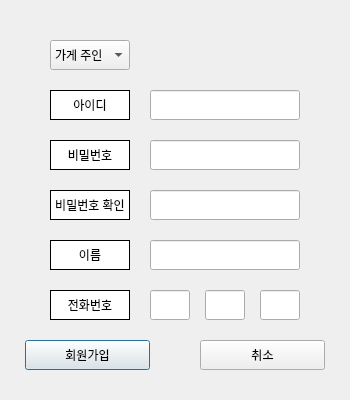
<?xml version="1.0" encoding="UTF-8"?>
<ui version="4.0">
 <class>Dialog</class>
 <widget class="QDialog" name="Dialog">
  <property name="geometry">
   <rect>
    <x>0</x>
    <y>0</y>
    <width>350</width>
    <height>400</height>
   </rect>
  </property>
  <property name="sizePolicy">
   <sizepolicy hsizetype="Fixed" vsizetype="Fixed">
    <horstretch>0</horstretch>
    <verstretch>0</verstretch>
   </sizepolicy>
  </property>
  <property name="windowTitle">
   <string>Dialog</string>
  </property>
  <widget class="QLabel" name="label">
   <property name="geometry">
    <rect>
     <x>50</x>
     <y>90</y>
     <width>80</width>
     <height>30</height>
    </rect>
   </property>
   <property name="layoutDirection">
    <enum>Qt::LeftToRight</enum>
   </property>
   <property name="autoFillBackground">
    <bool>false</bool>
   </property>
   <property name="styleSheet">
    <string notr="true">border: 1px solid black;
background-color: white;</string>
   </property>
   <property name="text">
    <string>아이디</string>
   </property>
   <property name="alignment">
    <set>Qt::AlignCenter</set>
   </property>
  </widget>
  <widget class="QLabel" name="label_2">
   <property name="geometry">
    <rect>
     <x>50</x>
     <y>140</y>
     <width>80</width>
     <height>30</height>
    </rect>
   </property>
   <property name="autoFillBackground">
    <bool>false</bool>
   </property>
   <property name="styleSheet">
    <string notr="true">border: 1px solid black;
background-color: white;
</string>
   </property>
   <property name="text">
    <string>비밀번호</string>
   </property>
   <property name="alignment">
    <set>Qt::AlignCenter</set>
   </property>
  </widget>
  <widget class="QPushButton" name="registrationButton">
   <property name="geometry">
    <rect>
     <x>25</x>
     <y>340</y>
     <width>125</width>
     <height>30</height>
    </rect>
   </property>
   <property name="text">
    <string>회원가입</string>
   </property>
  </widget>
  <widget class="QPushButton" name="cancelButton">
   <property name="geometry">
    <rect>
     <x>200</x>
     <y>340</y>
     <width>125</width>
     <height>30</height>
    </rect>
   </property>
   <property name="text">
    <string>취소</string>
   </property>
  </widget>
  <widget class="QLineEdit" name="id_lineEdit">
   <property name="geometry">
    <rect>
     <x>150</x>
     <y>90</y>
     <width>150</width>
     <height>30</height>
    </rect>
   </property>
  </widget>
  <widget class="QLabel" name="label_3">
   <property name="geometry">
    <rect>
     <x>50</x>
     <y>290</y>
     <width>80</width>
     <height>30</height>
    </rect>
   </property>
   <property name="layoutDirection">
    <enum>Qt::LeftToRight</enum>
   </property>
   <property name="autoFillBackground">
    <bool>false</bool>
   </property>
   <property name="styleSheet">
    <string notr="true">border: 1px solid black;
background-color: white;</string>
   </property>
   <property name="text">
    <string>전화번호</string>
   </property>
   <property name="alignment">
    <set>Qt::AlignCenter</set>
   </property>
  </widget>
  <widget class="QLabel" name="label_4">
   <property name="geometry">
    <rect>
     <x>50</x>
     <y>240</y>
     <width>80</width>
     <height>30</height>
    </rect>
   </property>
   <property name="layoutDirection">
    <enum>Qt::LeftToRight</enum>
   </property>
   <property name="autoFillBackground">
    <bool>false</bool>
   </property>
   <property name="styleSheet">
    <string notr="true">border: 1px solid black;
background-color: white;</string>
   </property>
   <property name="text">
    <string>이름</string>
   </property>
   <property name="alignment">
    <set>Qt::AlignCenter</set>
   </property>
  </widget>
  <widget class="QLabel" name="label_5">
   <property name="geometry">
    <rect>
     <x>50</x>
     <y>190</y>
     <width>80</width>
     <height>30</height>
    </rect>
   </property>
   <property name="layoutDirection">
    <enum>Qt::LeftToRight</enum>
   </property>
   <property name="autoFillBackground">
    <bool>false</bool>
   </property>
   <property name="styleSheet">
    <string notr="true">border: 1px solid black;
background-color: white;</string>
   </property>
   <property name="text">
    <string>비밀번호 확인</string>
   </property>
   <property name="alignment">
    <set>Qt::AlignCenter</set>
   </property>
  </widget>
  <widget class="QLineEdit" name="pw_lineEdit_2">
   <property name="geometry">
    <rect>
     <x>150</x>
     <y>190</y>
     <width>150</width>
     <height>30</height>
    </rect>
   </property>
  </widget>
  <widget class="QLineEdit" name="name_lineEdit">
   <property name="geometry">
    <rect>
     <x>150</x>
     <y>240</y>
     <width>150</width>
     <height>30</height>
    </rect>
   </property>
  </widget>
  <widget class="QLineEdit" name="tel_lineEdit">
   <property name="geometry">
    <rect>
     <x>150</x>
     <y>290</y>
     <width>40</width>
     <height>30</height>
    </rect>
   </property>
   <property name="text">
    <string/>
   </property>
   <property name="alignment">
    <set>Qt::AlignCenter</set>
   </property>
  </widget>
  <widget class="QLineEdit" name="pw_lineEdit">
   <property name="geometry">
    <rect>
     <x>150</x>
     <y>140</y>
     <width>150</width>
     <height>30</height>
    </rect>
   </property>
  </widget>
  <widget class="QComboBox" name="comboBox">
   <property name="geometry">
    <rect>
     <x>50</x>
     <y>40</y>
     <width>80</width>
     <height>30</height>
    </rect>
   </property>
   <item>
    <property name="text">
     <string>가게 주인</string>
    </property>
   </item>
   <item>
    <property name="text">
     <string>가게 직원</string>
    </property>
   </item>
   <item>
    <property name="text">
     <string>손님</string>
    </property>
   </item>
  </widget>
  <widget class="QLineEdit" name="tel_lineEdit_2">
   <property name="geometry">
    <rect>
     <x>205</x>
     <y>290</y>
     <width>40</width>
     <height>30</height>
    </rect>
   </property>
   <property name="text">
    <string/>
   </property>
   <property name="alignment">
    <set>Qt::AlignCenter</set>
   </property>
  </widget>
  <widget class="QLineEdit" name="tel_lineEdit_3">
   <property name="geometry">
    <rect>
     <x>260</x>
     <y>290</y>
     <width>40</width>
     <height>30</height>
    </rect>
   </property>
   <property name="text">
    <string/>
   </property>
   <property name="alignment">
    <set>Qt::AlignCenter</set>
   </property>
  </widget>
  <zorder>label</zorder>
  <zorder>label_2</zorder>
  <zorder>registrationButton</zorder>
  <zorder>cancelButton</zorder>
  <zorder>label_3</zorder>
  <zorder>label_4</zorder>
  <zorder>label_5</zorder>
  <zorder>pw_lineEdit_2</zorder>
  <zorder>name_lineEdit</zorder>
  <zorder>tel_lineEdit</zorder>
  <zorder>comboBox</zorder>
  <zorder>tel_lineEdit_2</zorder>
  <zorder>tel_lineEdit_3</zorder>
  <zorder>id_lineEdit</zorder>
  <zorder>pw_lineEdit</zorder>
 </widget>
 <tabstops>
  <tabstop>comboBox</tabstop>
  <tabstop>id_lineEdit</tabstop>
  <tabstop>pw_lineEdit</tabstop>
  <tabstop>pw_lineEdit_2</tabstop>
  <tabstop>name_lineEdit</tabstop>
  <tabstop>tel_lineEdit</tabstop>
  <tabstop>tel_lineEdit_2</tabstop>
  <tabstop>tel_lineEdit_3</tabstop>
  <tabstop>registrationButton</tabstop>
  <tabstop>cancelButton</tabstop>
 </tabstops>
 <resources/>
 <connections/>
</ui>
